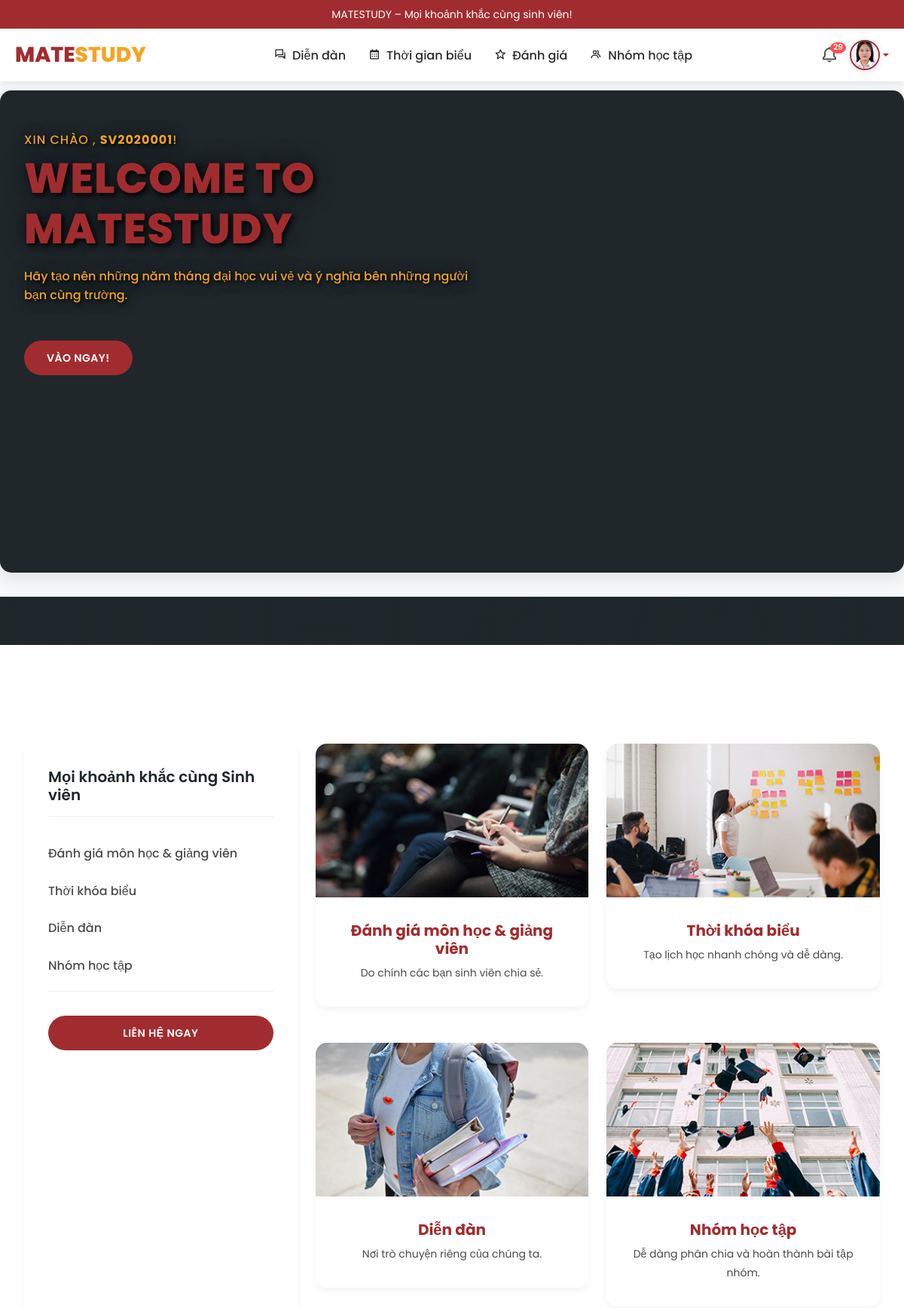
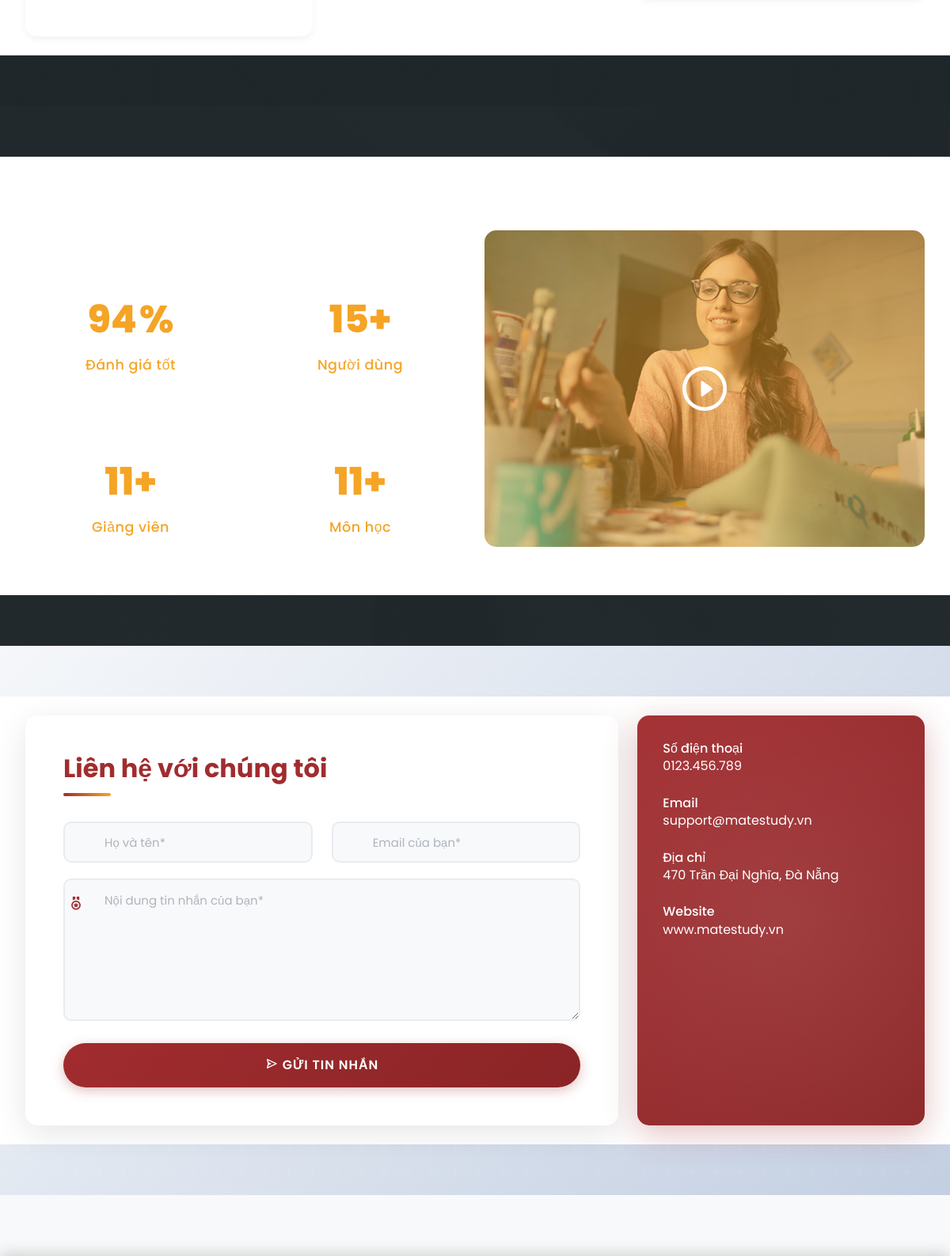
Page /php/home.php (signed in, upper part) on the committed database (2 pictures, top to bottom).
### tables this page shows
CREATE TABLE `nguoi_dung` (
  `id` bigint(20) UNSIGNED NOT NULL,
  `ten_dang_nhap` varchar(50) NOT NULL,
  `email` varchar(100) NOT NULL,
  `mat_khau` varchar(255) NOT NULL,
  `nien_khoa` year(4) DEFAULT NULL,
  `vai_tro` enum('sinh_vien','admin') DEFAULT 'sinh_vien',
  `trang_thai` enum('hoat_dong','bi_khoa','da_xoa') DEFAULT 'hoat_dong',
  `anh_dai_dien` varchar(255) DEFAULT NULL
);

### php/home.php (the view, shortened to what this page needs)
<?php
require_once 'config.php';
$user_name = "guest";
if (isset($_SESSION['user_id'])) {
  $user_id = $_SESSION['user_id'];
  $query = "SELECT ten_dang_nhap FROM nguoi_dung WHERE id = $user_id";
  $result = mysqli_query($conn, $query);
  if ($row = mysqli_fetch_assoc($result)) {
    $user_name = $row['ten_dang_nhap'];
  }
}
$name_val = htmlspecialchars($_POST['name'] ?? '');
$email_val = htmlspecialchars($_POST['email'] ?? '');
$message_val = htmlspecialchars($_POST['message'] ?? '');
$query_users = "SELECT COUNT(*) FROM nguoi_dung WHERE vai_tro = 'sinh_vien'";
$result_users = mysqli_query($conn, $query_users);
$total_users = mysqli_fetch_array($result_users)[0];
$query_monhoc = "SELECT COUNT(*) FROM mon_hoc";
$result_monhoc = mysqli_query($conn, $query_monhoc);
$total_monhoc = mysqli_fetch_array($result_monhoc)[0];
$query_giangvien = "SELECT COUNT(DISTINCT ten_gv) FROM mon_hoc";
$result_giangvien = mysqli_query($conn, $query_giangvien);
$total_giangvien = mysqli_fetch_array($result_giangvien)[0];
?>
<!DOCTYPE html>
<html lang="vi">
<head>
  <link href="../css/bootstrap.min.css" rel="stylesheet">
  <link rel="stylesheet" href="../css/home.css">
  <link rel="stylesheet" href="../css/header-footer.css">
  <link rel="stylesheet" href="../css/style.css">
</head>
<body>
  <?php include("partials/header_home.php"); ?>
  <section class="section main-banner" id="top">
    <video autoplay muted loop playsinline id="bg-video">
      <source src="../images/course-video.mp4" type="video/mp4" />
    </video>
    <div class="video-overlay header-text">
      <div class="container">
        <div class="row">
          <div class="col-lg-12">
            <div class="caption">
              <h6>
                Xin chào
                <?php
                if ($is_logged_in) {
                  echo ", <strong>$user_name</strong>";
                }
                ?>!
              </h6>
              <h2 style="color: #a12c2f;">Welcome to MATESTUDY</h2>
              <p style="color: #f5a425;">Hãy tạo nên những năm tháng đại học vui vẻ và ý nghĩa bên những người bạn cùng trường.</p>
              <div class="main-button-red">
                <?php if ($is_logged_in): ?>
                  <a href="sinhvien/blog.php">Vào ngay!</a>
                <?php else: ?>
                  <a href="login.php">Tham gia ngay!</a>
                <?php endif; ?>
              </div>
            </div>
          </div>
        </div>
      </div>
    </div>
  </section>
  <section class="upcoming-meetings" id="descript">
    <div class="container">
      <div class="row">
        <div class="col-lg-12">
          <div class="section-heading">
            <h2>MATESTUDY</h2>
          </div>
        </div>
        <div class="col-lg-4">
          <div class="categories">
            <h4>Mọi khoảnh khắc cùng Sinh viên</h4>
            <ul>
              <li><a href="sinhvien/review.php">Đánh giá môn học & giảng viên</a></li>
              <li><a href="sinhvien/calender.php">Thời khóa biểu</a></li>
              <li><a href="sinhvien/blog.php">Diễn đàn</a></li>
              <li><a href="sinhvien/team.php">Nhóm học tập</a></li>
            </ul>
            <div class="main-button-red">
              <a href="#contact">Liên hệ ngay</a>
            </div>
          </div>
        </div>
        <div class="col-lg-8">
          <div class="row">
            <div class="col-lg-6">
              <div class="meeting-item">
                <div class="thumb">
                  <a href="sinhvien/review.php"><img src="../images/meeting-01.jpg" alt="Đánh giá"></a>
                </div>
                <div class="down-content">
                  <a href="sinhvien/review.php">
                    <h4>Đánh giá môn học & giảng viên</h4>
                  </a>
                  <p>Do chính các bạn sinh viên chia sẻ.</p>
                </div>
              </div>
            </div>
            <div class="col-lg-6">
              <div class="meeting-item">
                <div class="thumb">
                  <a href="sinhvien/calender.php"><img src="../images/meeting-02.jpg" alt="Lịch học"></a>
                </div>
                <div class="down-content">
                  <a href="sinhvien/calender.php">
                    <h4>Thời khóa biểu</h4>
                  </a>
                  <p>Tạo lịch học nhanh chóng và dễ dàng.</p>
                </div>
              </div>
            </div>
            <div class="col-lg-6">
              <div class="meeting-item">
                <div class="thumb">
                  <a href="sinhvien/blog.php"><img src="../images/meeting-03.jpg" alt="Diễn đàn"></a>
                </div>
                <div class="down-content">
                  <a href="sinhvien/blog.php">
                    <h4>Diễn đàn</h4>
                  </a>
                  <p>Nơi trò chuyện riêng của chúng ta.</p>
                </div>
              </div>
            </div>
            <div class="col-lg-6">
              <div class="meeting-item">
                <div class="thumb">
                  <a href="sinhvien/team.php"><img src="../images/meeting-04.jpg" alt="Nhóm học"></a>
                </div>
                <div class="down-content">
                  <a href="sinhvien/team.php">
                    <h4>Nhóm học tập</h4>
                  </a>
                  <p>Dễ dàng phân chia và hoàn thành bài tập nhóm.</p>
                </div>
              </div>
            </div>
          </div>
        </div>
      </div>
    </div>
  </section>
  <section class="our-facts">
    <div class="container">
      <div class="row">
        <div class="col-lg-6">
          <div class="row">
            <div class="col-lg-12">
              <h2>MATESTUDY CÓ GÌ?</h2>
            </div>
            <div class="col-lg-6">
              <div class="row">
                <div class="col-12">
                  <div class="count-area-content percentage">
                    <div class="count-digit">94</div>
                    <div class="count-title" style="color: #f5a425;">Đánh giá tốt</div>
                  </div>
                </div>
                <div class="col-12">
                  <div class="count-area-content">
                    <div class="count-digit"><?= $total_giangvien ?>+</div>
                    <div class="count-title" style="color: #f5a425;">Giảng viên</div>
                  </div>
                </div>
              </div>
            </div>
            <div class="col-lg-6">
              <div class="row">
                <div class="col-12">
                  <div class="count-area-content new-students">
                    <div class="count-digit"><?= number_format($total_users) ?>+</div>
                    <div class="count-title" style="color: #f5a425;">Người dùng</div>
                  </div>
                </div>
                <div class="col-12">
                  <div class="count-area-content">
                    <div class="count-digit"><?= $total_monhoc ?>+</div>
                    <div class="count-title" style="color: #f5a425;">Môn học</div>
                  </div>
                </div>
              </div>
            </div>
          </div>
        </div>
        <div class="col-lg-6 align-self-center">
          <div class="video">
            <a href="https://www.youtube.com/watch?v=HndV87XpkWg" target="_blank">
              <img src="../images/play-icon.png" alt="Xem video giới thiệu">
            </a>
          </div>
        </div>
      </div>
    </div>
  </section>
  <section class="contact-us" id="contact">
    <div class="container">
      <div class="row">
        <div class="col-lg-8 align-self-center">
          <div class="row">
            <div class="col-lg-12">
              <div id="contact">
                <form method="POST" action="#contact">
                  <div class="row">
                    <div class="col-lg-12">
                      <h2>Liên hệ với chúng tôi</h2>
                    </div>
                    <div class="col-lg-6">
                      <fieldset>
                        <input name="name" type="text" placeholder="Họ và tên*" value="<?= $name_val ?>" required>
                      </fieldset>
                    </div>
                    <div class="col-lg-6">
                      <fieldset>
                        <input name="email" type="email" placeholder="Email của bạn*" value="<?= $email_val ?>" required>
                      </fieldset>
                    </div>
                    <div class="col-lg-12">
                      <fieldset>
                        <textarea name="message" rows="6" placeholder="Nội dung tin nhắn của bạn*" required><?= $message_val ?></textarea>
                      </fieldset>
                    </div>
                    <div class="col-lg-12">
                      <fieldset>
                        <button type="submit">
                          <i class='bx bx-send'></i> Gửi tin nhắn
                        </button>
                      </fieldset>
                    </div>
                  </div>
                </form>
              </div>
            </div>
          </div>
        </div>
        <div class="col-lg-4">
          <div class="right-info">
            <ul>
              <li>
                <h6>Số điện thoại</h6>
                <span>0123.456.789</span>
              </li>
              <li>
                <h6>Email</h6>
                <span>support@matestudy.vn</span>
              </li>
              <li>
                <h6>Địa chỉ</h6>
                <span>470 Trần Đại Nghĩa, Đà Nẵng</span>
              </li>
              <li>
                <h6>Website</h6>
                <span>www.matestudy.vn</span>
              </li>
            </ul>
          </div>
        </div>
      </div>
    </div>
  </section>
</body>
</html>

### php/partials/header_home.php (shortened to what this page needs)
<?php
$is_logged_in = isset($_SESSION['user_id']);
$vai_tro = $_SESSION['vai_tro'] ?? 'sinh_vien';
$is_top_level_php = (basename(getcwd()) === 'php');
$root_path = $is_top_level_php ? "../" : "../../";
if ($is_logged_in) {
    $user_id = $_SESSION['user_id'];
    $query = "SELECT ten_dang_nhap, anh_dai_dien FROM nguoi_dung WHERE id = ?";
    $stmt = mysqli_prepare($conn, $query);
    mysqli_stmt_bind_param($stmt, "i", $user_id);
    mysqli_stmt_execute($stmt);
    $result = mysqli_stmt_get_result($stmt);
    $user = mysqli_fetch_assoc($result);
    $is_admin = ($vai_tro === 'admin');
    if ($user['anh_dai_dien']) {
        $avatar_url = $root_path . htmlspecialchars($user['anh_dai_dien']);
    } else {
        $avatar_url = $root_path . "images/avatars/avt.jpg";
    }
    $badge_html = "";
    if (!$is_admin) {
        $notif_query = "SELECT COUNT(*) AS unread FROM thong_bao WHERE sinh_vien_id = ? AND da_doc = FALSE";
        $stmt2 = mysqli_prepare($conn, $notif_query);
        mysqli_stmt_bind_param($stmt2, "i", $user_id);
        mysqli_stmt_execute($stmt2);
        $notif_result = mysqli_stmt_get_result($stmt2);
        $unread_count = mysqli_fetch_assoc($notif_result)['unread'];
        if ($unread_count > 0) {
            $badge_html = "<span class='badge'>$unread_count</span>";
        }
    }
}
?>
<header class="header">
    <div class="top-bar">
        MATESTUDY – Mọi khoảnh khắc cùng sinh viên!
    </div>
    <div class="main-header">
        <a href="<?php echo $root_path; ?>php/home.php" class="logo">MATE<span>STUDY</span></a>
        <nav class="nav-menu">
            <?php if ($is_logged_in): ?>
                <?php if ($is_admin): ?>
                    <a href="<?php echo $root_path; ?>php/admin/manage_blog.php"><i class='bx bx-conversation me-2'></i>Quản lý diễn đàn</a>
                    <a href="<?php echo $root_path; ?>php/admin/manage_data_learing.php"><i class='bx bx-data me-2'></i>Quản lý dữ liệu học tập</a>
                    <a href="<?php echo $root_path; ?>php/admin/manage_review.php"><i class='bx bx-star me-2'></i>Quản lý đánh giá</a>
                    <a href="<?php echo $root_path; ?>php/admin/manage_user.php"><i class='bx bx-user me-2'></i>Quản lý người dùng</a>
                <?php else: ?>
                    <a href="<?php echo $root_path; ?>php/sinhvien/blog.php"><i class='bx bx-conversation me-2'></i>Diễn đàn</a>
                    <a href="<?php echo $root_path; ?>php/sinhvien/calender.php"><i class='bx bx-calendar me-2'></i>Thời gian biểu</a>
                    <a href="<?php echo $root_path; ?>php/sinhvien/review.php"><i class='bx bx-star me-2'></i>Đánh giá</a>
                    <a href="<?php echo $root_path; ?>php/sinhvien/team.php"><i class='bx bx-group me-2'></i>Nhóm học tập</a>
                <?php endif; ?>
            <?php else: ?>
                <a href="#descript"><i class='bx bx-info-circle me-2'></i>Giới thiệu</a>
                <a href="#contact"><i class='bx bx-phone me-2'></i>Liên hệ</a>
            <?php endif; ?>
        </nav>
        <div class="<?= ($is_logged_in && $is_admin) ? 'admin-info dropdown' : 'user-actions' ?>">
            <?php if ($is_logged_in): ?>
                <?php if (!$is_admin): ?>
                    <a href="<?php echo $root_path; ?>php/sinhvien/notification.php" class="notification" title="Thông báo">
                        <i class='bx bx-bell'></i>
                        <?= $badge_html ?>
                    </a>
                <?php endif; ?>
                <div class="user-dropdown">
                    <a href="#" class="dropdown-toggle d-flex align-items-center text-decoration-none" data-bs-toggle="dropdown">
                        <img src="<?= $avatar_url ?>" alt="Avatar" class="user-avatar rounded-circle" width="38" height="38">
                    </a>
                </div>
            <?php else: ?>
                <a href="<?php echo $root_path; ?>php/login.php" class="btn-login"><i class='bx bx-log-in-circle me-2'></i>Đăng nhập</a>
                <a href="<?php echo $root_path; ?>php/register.php" class="btn-register"><i class='bx bx-user-plus me-2'></i>Đăng ký</a>
            <?php endif; ?>
        </div>
    </div>
</header>
<link href='https://unpkg.com/boxicons@2.1.4/css/boxicons.min.css' rel='stylesheet'>
<link href="https://cdn.jsdelivr.net/npm/bootstrap-icons@1.11.3/font/bootstrap-icons.css" rel="stylesheet">
<link href="https://cdn.jsdelivr.net/npm/bootstrap@5.3.3/dist/css/bootstrap.min.css" rel="stylesheet">
<link rel="stylesheet" href="<?php echo $root_path; ?>css/style.css">

### rows in the picture
nguoi_dung: anh_dai_dien (picture), ten_dang_nhap "SV2020001"

### other values in the picture
$unread_count "29"
$total_giangvien "11"
$total_users "15"
$total_monhoc "11"
